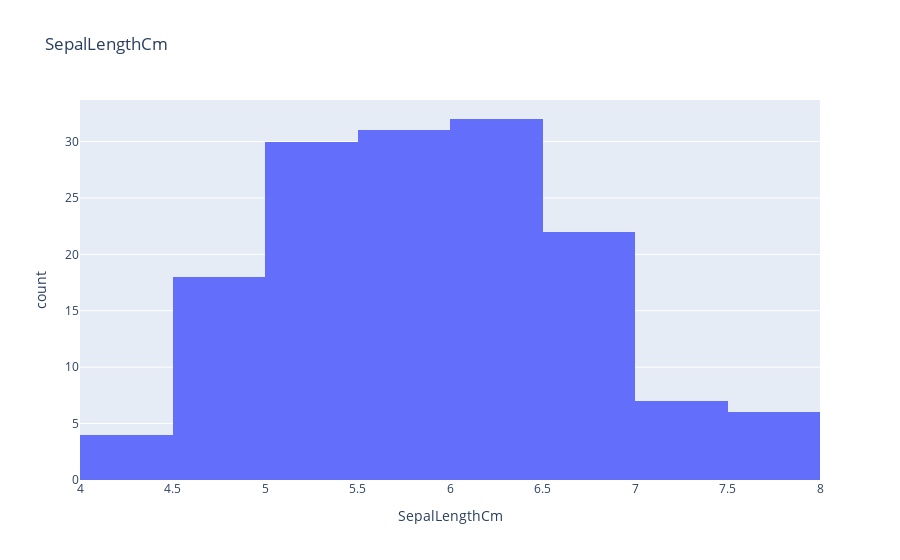
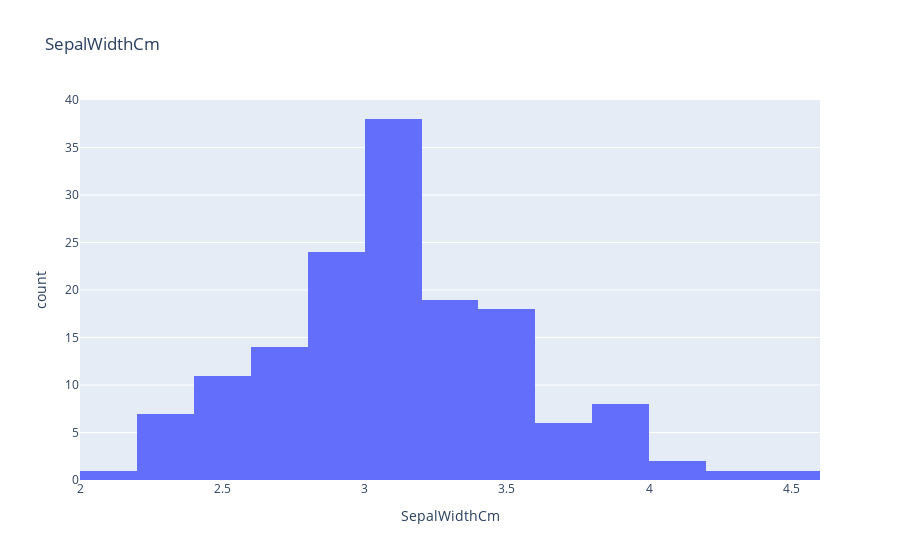
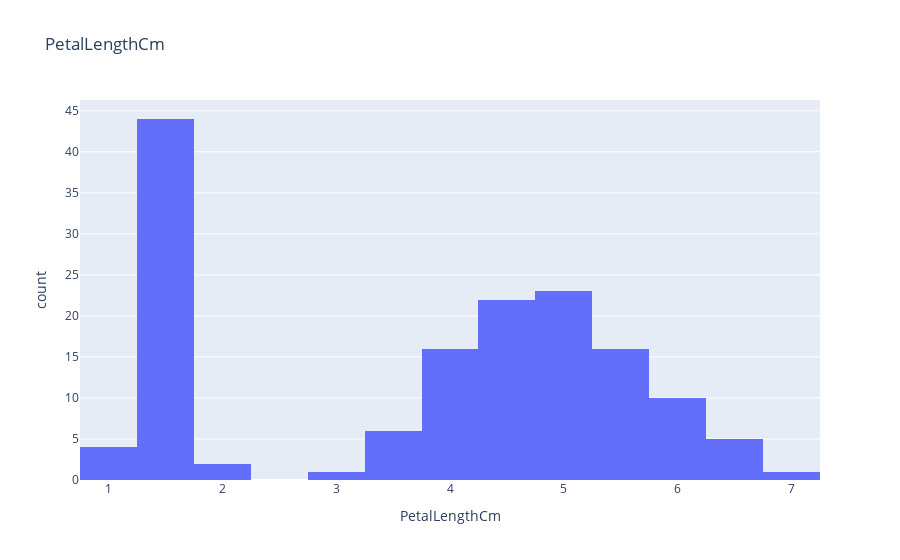
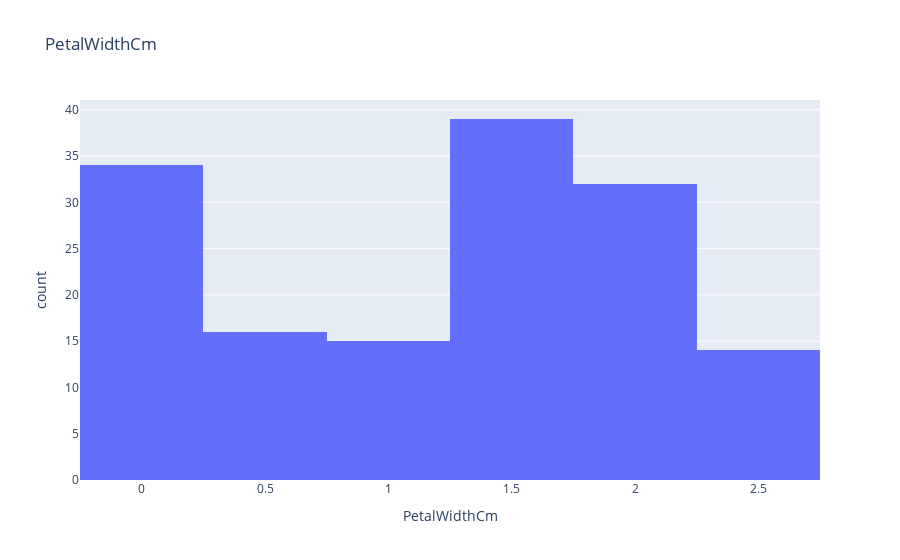

Notebook code for these charts, in order:
### Code cell
fig = px.histogram(df, x='SepalLengthCm', hover_data=df.columns, title='SepalLengthCm')
fig.show()
fig = px.histogram(df, x='SepalWidthCm', hover_data=df.columns, title='SepalWidthCm')
fig.show()
fig = px.histogram(df, x='PetalLengthCm', hover_data=df.columns, title='PetalLengthCm')
fig.show()
fig = px.histogram(df, x='PetalWidthCm', hover_data=df.columns, title='PetalWidthCm')
fig.show()

### Figure 1 — Plotly figure (JSON) as saved in the notebook; plotly's stock layout.template omitted (floating-point values rounded to 4 significant figures; data arrays with more than 128 entries replaced by an {"elided": "..."} marker saying what was removed)
{"data": [{"alignmentgroup": "True", "bingroup": "x", "hovertemplate": "SepalLengthCm=%{x}<br>count=%{y}<extra></extra>", "legendgroup": "", "marker": {"color": "#636efa", "pattern": {"shape": ""}}, "name": "", "offsetgroup": "", "orientation": "v", "showlegend": false, "type": "histogram", "x": {"elided": "150 float values"}, "xaxis": "x", "yaxis": "y"}], "layout": {"barmode": "relative", "legend": {"tracegroupgap": 0}, "title": {"text": "SepalLengthCm"}, "xaxis": {"anchor": "y", "domain": [0, 1], "title": {"text": "SepalLengthCm"}}, "yaxis": {"anchor": "x", "domain": [0, 1], "title": {"text": "count"}}}}

### Figure 2 — Plotly figure (JSON) as saved in the notebook; plotly's stock layout.template omitted (floating-point values rounded to 4 significant figures; data arrays with more than 128 entries replaced by an {"elided": "..."} marker saying what was removed)
{"data": [{"alignmentgroup": "True", "bingroup": "x", "hovertemplate": "SepalWidthCm=%{x}<br>count=%{y}<extra></extra>", "legendgroup": "", "marker": {"color": "#636efa", "pattern": {"shape": ""}}, "name": "", "offsetgroup": "", "orientation": "v", "showlegend": false, "type": "histogram", "x": {"elided": "150 float values"}, "xaxis": "x", "yaxis": "y"}], "layout": {"barmode": "relative", "legend": {"tracegroupgap": 0}, "title": {"text": "SepalWidthCm"}, "xaxis": {"anchor": "y", "domain": [0, 1], "title": {"text": "SepalWidthCm"}}, "yaxis": {"anchor": "x", "domain": [0, 1], "title": {"text": "count"}}}}

### Figure 3 — Plotly figure (JSON) as saved in the notebook; plotly's stock layout.template omitted (floating-point values rounded to 4 significant figures; data arrays with more than 128 entries replaced by an {"elided": "..."} marker saying what was removed)
{"data": [{"alignmentgroup": "True", "bingroup": "x", "hovertemplate": "PetalLengthCm=%{x}<br>count=%{y}<extra></extra>", "legendgroup": "", "marker": {"color": "#636efa", "pattern": {"shape": ""}}, "name": "", "offsetgroup": "", "orientation": "v", "showlegend": false, "type": "histogram", "x": {"elided": "150 float values"}, "xaxis": "x", "yaxis": "y"}], "layout": {"barmode": "relative", "legend": {"tracegroupgap": 0}, "title": {"text": "PetalLengthCm"}, "xaxis": {"anchor": "y", "domain": [0, 1], "title": {"text": "PetalLengthCm"}}, "yaxis": {"anchor": "x", "domain": [0, 1], "title": {"text": "count"}}}}

### Figure 4 — Plotly figure (JSON) as saved in the notebook; plotly's stock layout.template omitted (floating-point values rounded to 4 significant figures; data arrays with more than 128 entries replaced by an {"elided": "..."} marker saying what was removed)
{"data": [{"alignmentgroup": "True", "bingroup": "x", "hovertemplate": "PetalWidthCm=%{x}<br>count=%{y}<extra></extra>", "legendgroup": "", "marker": {"color": "#636efa", "pattern": {"shape": ""}}, "name": "", "offsetgroup": "", "orientation": "v", "showlegend": false, "type": "histogram", "x": {"elided": "150 float values"}, "xaxis": "x", "yaxis": "y"}], "layout": {"barmode": "relative", "legend": {"tracegroupgap": 0}, "title": {"text": "PetalWidthCm"}, "xaxis": {"anchor": "y", "domain": [0, 1], "title": {"text": "PetalWidthCm"}}, "yaxis": {"anchor": "x", "domain": [0, 1], "title": {"text": "count"}}}}
